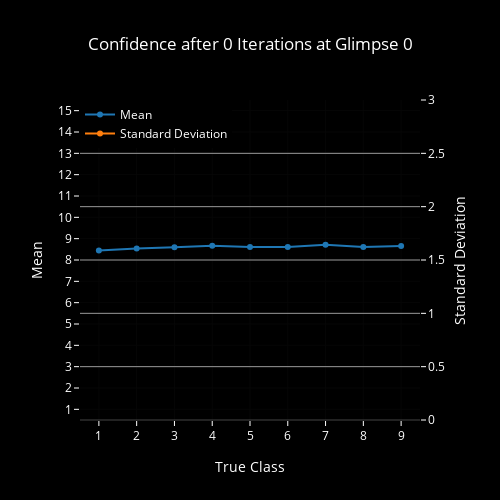
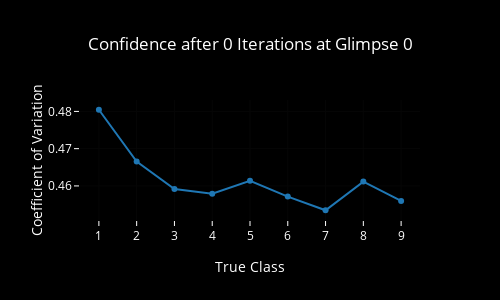
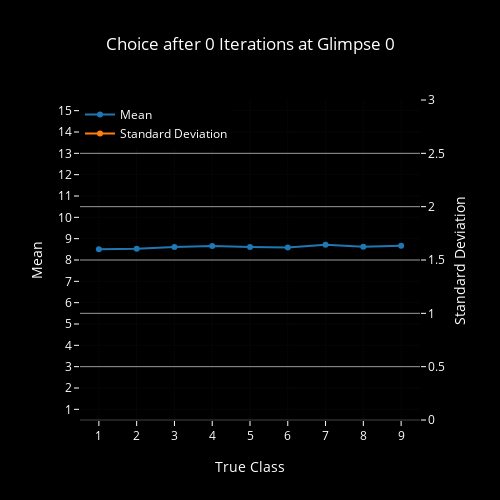
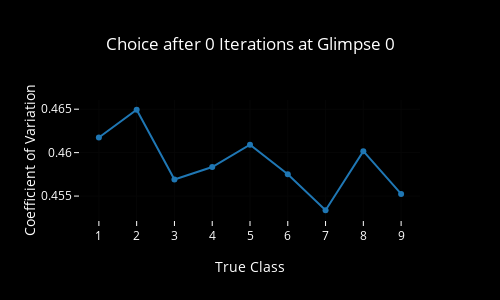

Notebook code cell kept with these figures, in order:
### Code cell
for i, it in enumerate(iter_list):
    for g, glimpse in enumerate(glimpse_list):
        plot_confidence_msdcv(i, it, g, glimpse)
        plot_choice_msdcv(i, it, g, glimpse)

### Figure 1 — Plotly figure (JSON) as saved in the notebook; plotly's stock layout.template omitted (floating-point values rounded to 4 significant figures)
{"data": [{"name": "Mean", "type": "scatter", "x": [1, 2, 3, 4, 5, 6, 7, 8, 9], "y": [8.44, 8.541, 8.599, 8.666, 8.606, 8.606, 8.711, 8.606, 8.661, null, null, null, null, null, null]}, {"name": "Standard Deviation", "type": "scatter", "x": [1, 2, 3, 4, 5, 6, 7, 8, 9], "y": [3.998, 3.9, 3.869, 3.881, 3.884, 3.842, 3.861, 3.882, 3.866, null, null, null, null, null, null], "yaxis": "y2"}], "layout": {"font": {"color": "#FFF"}, "height": 500, "legend": {"x": 0, "y": 1}, "paper_bgcolor": "#000", "plot_bgcolor": "#000", "title": "Confidence after 0 Iterations at Glimpse 0", "titlefont": {"color": "#FFF"}, "width": 500, "xaxis": {"dtick": 1, "range": [0.5, 9.5], "tickcolor": "#FFF", "title": "True Class"}, "yaxis": {"dtick": 1, "range": [0.5, 15.5], "tickcolor": "#FFF", "title": "Mean"}, "yaxis2": {"gridcolor": "#999", "overlaying": "y", "range": [0, 3], "side": "right", "tickcolor": "#FFF", "title": "Standard Deviation"}}}

### Figure 2 — Plotly figure (JSON) as saved in the notebook; plotly's stock layout.template omitted (floating-point values rounded to 4 significant figures)
{"data": [{"name": "Coefficient of Variation", "type": "scatter", "x": [1, 2, 3, 4, 5, 6, 7, 8, 9], "y": [0.4804, 0.4665, 0.4592, 0.4579, 0.4614, 0.4571, 0.4535, 0.4612, 0.456, null, null, null, null, null, null]}], "layout": {"font": {"color": "#FFF"}, "height": 300, "paper_bgcolor": "#000", "plot_bgcolor": "#000", "title": "Confidence after 0 Iterations at Glimpse 0", "titlefont": {"color": "#FFF"}, "width": 500, "xaxis": {"dtick": 1, "range": [0.5, 9.5], "tickcolor": "#FFF", "title": "True Class"}, "yaxis": {"showgrid": true, "tickcolor": "#FFF", "title": "Coefficient of Variation"}}}

### Figure 3 — Plotly figure (JSON) as saved in the notebook; plotly's stock layout.template omitted (floating-point values rounded to 4 significant figures)
{"data": [{"name": "Mean", "type": "scatter", "x": [1, 2, 3, 4, 5, 6, 7, 8, 9], "y": [8.506, 8.525, 8.615, 8.656, 8.606, 8.592, 8.713, 8.619, 8.664, null, null, null, null, null, null]}, {"name": "Standard Deviation", "type": "scatter", "x": [1, 2, 3, 4, 5, 6, 7, 8, 9], "y": [3.837, 3.865, 3.853, 3.876, 3.88, 3.837, 3.859, 3.88, 3.863, null, null, null, null, null, null], "yaxis": "y2"}], "layout": {"font": {"color": "#FFF"}, "height": 500, "legend": {"x": 0, "y": 1}, "paper_bgcolor": "#000", "plot_bgcolor": "#000", "title": "Choice after 0 Iterations at Glimpse 0", "titlefont": {"color": "#FFF"}, "width": 500, "xaxis": {"dtick": 1, "range": [0.5, 9.5], "tickcolor": "#FFF", "title": "True Class"}, "yaxis": {"dtick": 1, "range": [0.5, 15.5], "tickcolor": "#FFF", "title": "Mean"}, "yaxis2": {"gridcolor": "#999", "overlaying": "y", "range": [0, 3], "side": "right", "tickcolor": "#FFF", "title": "Standard Deviation"}}}

### Figure 4 — Plotly figure (JSON) as saved in the notebook; plotly's stock layout.template omitted (floating-point values rounded to 4 significant figures)
{"data": [{"name": "Coefficient of Variation", "type": "scatter", "x": [1, 2, 3, 4, 5, 6, 7, 8, 9], "y": [0.4617, 0.4649, 0.4569, 0.4583, 0.4609, 0.4575, 0.4534, 0.4602, 0.4553, null, null, null, null, null, null]}], "layout": {"font": {"color": "#FFF"}, "height": 300, "paper_bgcolor": "#000", "plot_bgcolor": "#000", "title": "Choice after 0 Iterations at Glimpse 0", "titlefont": {"color": "#FFF"}, "width": 500, "xaxis": {"dtick": 1, "range": [0.5, 9.5], "tickcolor": "#FFF", "title": "True Class"}, "yaxis": {"showgrid": true, "tickcolor": "#FFF", "title": "Coefficient of Variation"}}}
